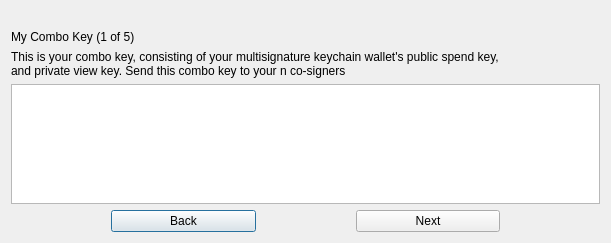
<?xml version="1.0" encoding="UTF-8"?>
<ui version="4.0">
 <class>MultiSigSetupAddSigner</class>
 <widget class="QDialog" name="MultiSigSetupAddSigner">
  <property name="geometry">
   <rect>
    <x>0</x>
    <y>0</y>
    <width>611</width>
    <height>243</height>
   </rect>
  </property>
  <property name="sizePolicy">
   <sizepolicy hsizetype="Expanding" vsizetype="Expanding">
    <horstretch>0</horstretch>
    <verstretch>0</verstretch>
   </sizepolicy>
  </property>
  <property name="windowTitle">
   <string>Multisignature Wallet Setup</string>
  </property>
  <layout class="QVBoxLayout" name="verticalLayout" stretch="0,0,0,0">
   <property name="topMargin">
    <number>30</number>
   </property>
   <item>
    <layout class="QHBoxLayout" name="horizontalLayout" stretch="0">
     <item>
      <widget class="QLabel" name="label">
       <property name="text">
        <string>My Combo Key (1 of 5)</string>
       </property>
       <property name="alignment">
        <set>Qt::AlignLeading|Qt::AlignLeft|Qt::AlignVCenter</set>
       </property>
      </widget>
     </item>
    </layout>
   </item>
   <item>
    <widget class="QLabel" name="label_2">
     <property name="font">
      <font>
       <pointsize>9</pointsize>
      </font>
     </property>
     <property name="text">
      <string>This is your combo key, consisting of your multisignature keychain wallet's public spend key, 
and private view key. Send this combo key to your n co-signers</string>
     </property>
    </widget>
   </item>
   <item>
    <widget class="QTextEdit" name="textComboKey"/>
   </item>
   <item>
    <layout class="QHBoxLayout" name="horizontalLayout_5">
     <property name="spacing">
      <number>100</number>
     </property>
     <property name="leftMargin">
      <number>100</number>
     </property>
     <property name="rightMargin">
      <number>100</number>
     </property>
     <item>
      <widget class="QPushButton" name="btnBack">
       <property name="text">
        <string>Back</string>
       </property>
       <property name="shortcut">
        <string>Esc</string>
       </property>
      </widget>
     </item>
     <item>
      <widget class="QPushButton" name="btnNext">
       <property name="text">
        <string>Next</string>
       </property>
       <property name="shortcut">
        <string>Return</string>
       </property>
      </widget>
     </item>
    </layout>
   </item>
  </layout>
 </widget>
 <resources/>
 <connections/>
</ui>
